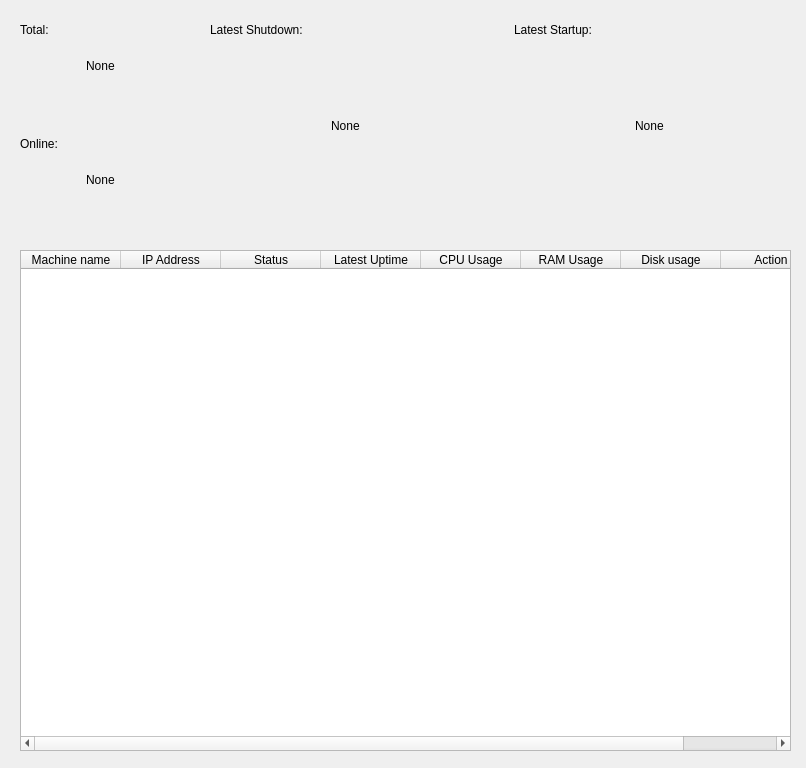
<?xml version="1.0" encoding="UTF-8"?>
<ui version="4.0">
 <class>Form</class>
 <widget class="QWidget" name="Form">
  <property name="geometry">
   <rect>
    <x>0</x>
    <y>0</y>
    <width>806</width>
    <height>768</height>
   </rect>
  </property>
  <property name="windowTitle">
   <string>Form</string>
  </property>
  <property name="windowIcon">
   <iconset>
    <normaloff>../../../FinishedProduct/MainInterface/black.png</normaloff>../../../FinishedProduct/MainInterface/black.png</iconset>
  </property>
  <widget class="CardWidget" name="CardWidget">
   <property name="geometry">
    <rect>
     <x>10</x>
     <y>10</y>
     <width>791</width>
     <height>221</height>
    </rect>
   </property>
   <widget class="QWidget" name="verticalLayoutWidget">
    <property name="geometry">
     <rect>
      <x>0</x>
      <y>0</y>
      <width>181</width>
      <height>221</height>
     </rect>
    </property>
    <layout class="QVBoxLayout" name="verticalLayout">
     <item>
      <widget class="ElevatedCardWidget" name="ElevatedCardWidget">
       <widget class="QWidget" name="verticalLayoutWidget_2">
        <property name="geometry">
         <rect>
          <x>0</x>
          <y>30</y>
          <width>181</width>
          <height>51</height>
         </rect>
        </property>
        <layout class="QVBoxLayout" name="verticalLayout_3">
         <item alignment="Qt::AlignHCenter">
          <widget class="SubtitleLabel" name="TotalMachines">
           <property name="text">
            <string>None</string>
           </property>
          </widget>
         </item>
        </layout>
       </widget>
       <widget class="BodyLabel" name="BodyLabel_3">
        <property name="geometry">
         <rect>
          <x>10</x>
          <y>10</y>
          <width>63</width>
          <height>19</height>
         </rect>
        </property>
        <property name="text">
         <string>Total:</string>
        </property>
       </widget>
      </widget>
     </item>
     <item>
      <widget class="ElevatedCardWidget" name="ElevatedCardWidget_2">
       <widget class="QWidget" name="verticalLayoutWidget_3">
        <property name="geometry">
         <rect>
          <x>0</x>
          <y>30</y>
          <width>181</width>
          <height>51</height>
         </rect>
        </property>
        <layout class="QVBoxLayout" name="verticalLayout_4">
         <item alignment="Qt::AlignHCenter">
          <widget class="SubtitleLabel" name="MachinesOnline">
           <property name="text">
            <string>None</string>
           </property>
          </widget>
         </item>
        </layout>
       </widget>
       <widget class="BodyLabel" name="BodyLabel_4">
        <property name="geometry">
         <rect>
          <x>10</x>
          <y>10</y>
          <width>63</width>
          <height>19</height>
         </rect>
        </property>
        <property name="text">
         <string>Online:</string>
        </property>
       </widget>
      </widget>
     </item>
    </layout>
   </widget>
   <widget class="QWidget" name="horizontalLayoutWidget">
    <property name="geometry">
     <rect>
      <x>190</x>
      <y>0</y>
      <width>601</width>
      <height>221</height>
     </rect>
    </property>
    <layout class="QHBoxLayout" name="horizontalLayout">
     <item>
      <widget class="ElevatedCardWidget" name="ElevatedCardWidget_4">
       <widget class="BodyLabel" name="BodyLabel_6">
        <property name="geometry">
         <rect>
          <x>10</x>
          <y>10</y>
          <width>131</width>
          <height>19</height>
         </rect>
        </property>
        <property name="text">
         <string>Latest Shutdown:</string>
        </property>
       </widget>
       <widget class="QWidget" name="verticalLayoutWidget_5">
        <property name="geometry">
         <rect>
          <x>0</x>
          <y>30</y>
          <width>291</width>
          <height>171</height>
         </rect>
        </property>
        <layout class="QVBoxLayout" name="verticalLayout_6">
         <item alignment="Qt::AlignHCenter">
          <widget class="SubtitleLabel" name="LatestShutdown">
           <property name="text">
            <string>None</string>
           </property>
          </widget>
         </item>
        </layout>
       </widget>
      </widget>
     </item>
     <item>
      <widget class="ElevatedCardWidget" name="ElevatedCardWidget_5">
       <widget class="BodyLabel" name="BodyLabel_7">
        <property name="geometry">
         <rect>
          <x>10</x>
          <y>10</y>
          <width>131</width>
          <height>19</height>
         </rect>
        </property>
        <property name="text">
         <string>Latest Startup:</string>
        </property>
       </widget>
       <widget class="QWidget" name="verticalLayoutWidget_6">
        <property name="geometry">
         <rect>
          <x>0</x>
          <y>30</y>
          <width>291</width>
          <height>171</height>
         </rect>
        </property>
        <layout class="QVBoxLayout" name="verticalLayout_7">
         <item alignment="Qt::AlignHCenter">
          <widget class="SubtitleLabel" name="LatestStartup">
           <property name="text">
            <string>None</string>
           </property>
          </widget>
         </item>
        </layout>
       </widget>
      </widget>
     </item>
    </layout>
   </widget>
  </widget>
  <widget class="CardWidget" name="CardWidget_2">
   <property name="geometry">
    <rect>
     <x>10</x>
     <y>240</y>
     <width>791</width>
     <height>521</height>
    </rect>
   </property>
   <widget class="TableWidget" name="MainTable">
    <property name="geometry">
     <rect>
      <x>10</x>
      <y>10</y>
      <width>771</width>
      <height>501</height>
     </rect>
    </property>
    <column>
     <property name="text">
      <string>Machine name</string>
     </property>
    </column>
    <column>
     <property name="text">
      <string>IP Address</string>
     </property>
    </column>
    <column>
     <property name="text">
      <string>Status</string>
     </property>
    </column>
    <column>
     <property name="text">
      <string>Latest Uptime</string>
     </property>
    </column>
    <column>
     <property name="text">
      <string>CPU Usage</string>
     </property>
    </column>
    <column>
     <property name="text">
      <string>RAM Usage</string>
     </property>
    </column>
    <column>
     <property name="text">
      <string>Disk usage</string>
     </property>
    </column>
    <column>
     <property name="text">
      <string>Action</string>
     </property>
    </column>
   </widget>
  </widget>
 </widget>
 <customwidgets>
  <customwidget>
   <class>CardWidget</class>
   <extends>QFrame</extends>
   <header>qfluentwidgets</header>
   <container>1</container>
  </customwidget>
  <customwidget>
   <class>ElevatedCardWidget</class>
   <extends>SimpleCardWidget</extends>
   <header>qfluentwidgets</header>
   <container>1</container>
  </customwidget>
  <customwidget>
   <class>SimpleCardWidget</class>
   <extends>CardWidget</extends>
   <header>qfluentwidgets</header>
   <container>1</container>
  </customwidget>
  <customwidget>
   <class>BodyLabel</class>
   <extends>QLabel</extends>
   <header>qfluentwidgets</header>
  </customwidget>
  <customwidget>
   <class>SubtitleLabel</class>
   <extends>QLabel</extends>
   <header>qfluentwidgets</header>
  </customwidget>
  <customwidget>
   <class>TableWidget</class>
   <extends>QTableWidget</extends>
   <header>qfluentwidgets</header>
  </customwidget>
 </customwidgets>
 <resources/>
 <connections/>
</ui>
